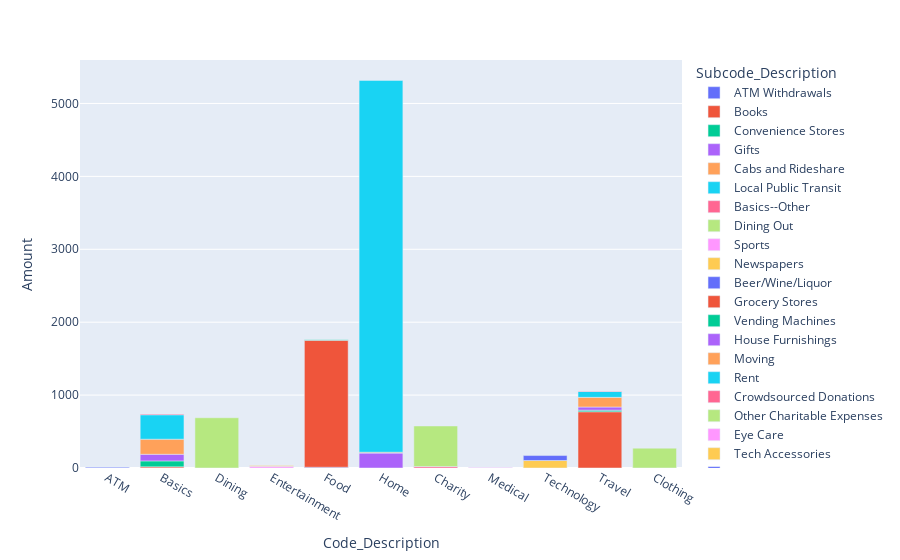

The cell this chart's notebook holds for it:
### Markdown cell above
First, I'll create a chart showing my annual spending for each subcode in my filtered subcode list. Each bar represents a particular code, and the bars themselves are made of 'stacked' sums for each transaction subcode.

### Code cell
# See https://plotly.com/python/bar-charts/
fig_yearly_spending_by_selected_subcodes = px.bar(df_expenses_by_selected_subcodes_by_year, x = 'Code_Description', y = 'Amount', color = 'Subcode_Description')
fig_yearly_spending_by_selected_subcodes.show()

### Figure 1 — Plotly figure (JSON) as saved in the notebook; plotly's stock layout.template omitted (floating-point values rounded to 4 significant figures)
{"data": [{"alignmentgroup": "True", "hovertemplate": "Subcode_Description=ATM Withdrawals<br>Code_Description=%{x}<br>Amount=%{y}<extra></extra>", "legendgroup": "ATM Withdrawals", "marker": {"color": "#636efa", "pattern": {"shape": ""}}, "name": "ATM Withdrawals", "offsetgroup": "ATM Withdrawals", "orientation": "v", "showlegend": true, "textposition": "auto", "type": "bar", "x": ["ATM"], "xaxis": "x", "y": [11.67], "yaxis": "y"}, {"alignmentgroup": "True", "hovertemplate": "Subcode_Description=Books<br>Code_Description=%{x}<br>Amount=%{y}<extra></extra>", "legendgroup": "Books", "marker": {"color": "#EF553B", "pattern": {"shape": ""}}, "name": "Books", "offsetgroup": "Books", "orientation": "v", "showlegend": true, "textposition": "auto", "type": "bar", "x": ["Basics"], "xaxis": "x", "y": [15.44], "yaxis": "y"}, {"alignmentgroup": "True", "hovertemplate": "Subcode_Description=Convenience Stores<br>Code_Description=%{x}<br>Amount=%{y}<extra></extra>", "legendgroup": "Convenience Stores", "marker": {"color": "#00cc96", "pattern": {"shape": ""}}, "name": "Convenience Stores", "offsetgroup": "Convenience Stores", "orientation": "v", "showlegend": true, "textposition": "auto", "type": "bar", "x": ["Basics"], "xaxis": "x", "y": [82.26], "yaxis": "y"}, {"alignmentgroup": "True", "hovertemplate": "Subcode_Description=Gifts<br>Code_Description=%{x}<br>Amount=%{y}<extra></extra>", "legendgroup": "Gifts", "marker": {"color": "#ab63fa", "pattern": {"shape": ""}}, "name": "Gifts", "offsetgroup": "Gifts", "orientation": "v", "showlegend": true, "textposition": "auto", "type": "bar", "x": ["Basics"], "xaxis": "x", "y": [90.39], "yaxis": "y"}, {"alignmentgroup": "True", "hovertemplate": "Subcode_Description=Cabs and Rideshare<br>Code_Description=%{x}<br>Amount=%{y}<extra></extra>", "legendgroup": "Cabs and Rideshare", "marker": {"color": "#FFA15A", "pattern": {"shape": ""}}, "name": "Cabs and Rideshare", "offsetgroup": "Cabs and Rideshare", "orientation": "v", "showlegend": true, "textposition": "auto", "type": "bar", "x": ["Basics"], "xaxis": "x", "y": [207.0], "yaxis": "y"}, {"alignmentgroup": "True", "hovertemplate": "Subcode_Description=Local Public Transit<br>Code_Description=%{x}<br>Amount=%{y}<extra></extra>", "legendgroup": "Local Public Transit", "marker": {"color": "#19d3f3", "pattern": {"shape": ""}}, "name": "Local Public Transit", "offsetgroup": "Local Public Transit", "orientation": "v", "showlegend": true, "textposition": "auto", "type": "bar", "x": ["Basics"], "xaxis": "x", "y": [335.3], "yaxis": "y"}, {"alignmentgroup": "True", "hovertemplate": "Subcode_Description=Basics--Other<br>Code_Description=%{x}<br>Amount=%{y}<extra></extra>", "legendgroup": "Basics--Other", "marker": {"color": "#FF6692", "pattern": {"shape": ""}}, "name": "Basics--Other", "offsetgroup": "Basics--Other", "orientation": "v", "showlegend": true, "textposition": "auto", "type": "bar", "x": ["Basics"], "xaxis": "x", "y": [11.28], "yaxis": "y"}, {"alignmentgroup": "True", "hovertemplate": "Subcode_Description=Dining Out<br>Code_Description=%{x}<br>Amount=%{y}<extra></extra>", "legendgroup": "Dining Out", "marker": {"color": "#B6E880", "pattern": {"shape": ""}}, "name": "Dining Out", "offsetgroup": "Dining Out", "orientation": "v", "showlegend": true, "textposition": "auto", "type": "bar", "x": ["Dining"], "xaxis": "x", "y": [689.4], "yaxis": "y"}, {"alignmentgroup": "True", "hovertemplate": "Subcode_Description=Sports<br>Code_Description=%{x}<br>Amount=%{y}<extra></extra>", "legendgroup": "Sports", "marker": {"color": "#FF97FF", "pattern": {"shape": ""}}, "name": "Sports", "offsetgroup": "Sports", "orientation": "v", "showlegend": true, "textposition": "auto", "type": "bar", "x": ["Entertainment"], "xaxis": "x", "y": [22.32], "yaxis": "y"}, {"alignmentgroup": "True", "hovertemplate": "Subcode_Description=Newspapers<br>Code_Description=%{x}<br>Amount=%{y}<extra></extra>", "legendgroup": "Newspapers", "marker": {"color": "#FECB52", "pattern": {"shape": ""}}, "name": "Newspapers", "offsetgroup": "Newspapers", "orientation": "v", "showlegend": true, "textposition": "auto", "type": "bar", "x": ["Entertainment"], "xaxis": "x", "y": [12], "yaxis": "y"}, {"alignmentgroup": "True", "hovertemplate": "Subcode_Description=Beer/Wine/Liquor<br>Code_Description=%{x}<br>Amount=%{y}<extra></extra>", "legendgroup": "Beer/Wine/Liquor", "marker": {"color": "#636efa", "pattern": {"shape": ""}}, "name": "Beer/Wine/Liquor", "offsetgroup": "Beer/Wine/Liquor", "orientation": "v", "showlegend": true, "textposition": "auto", "type": "bar", "x": ["Food"], "xaxis": "x", "y": [10.54], "yaxis": "y"}, {"alignmentgroup": "True", "hovertemplate": "Subcode_Description=Grocery Stores<br>Code_Description=%{x}<br>Amount=%{y}<extra></extra>", "legendgroup": "Grocery Stores", "marker": {"color": "#EF553B", "pattern": {"shape": ""}}, "name": "Grocery Stores", "offsetgroup": "Grocery Stores", "orientation": "v", "showlegend": true, "textposition": "auto", "type": "bar", "x": ["Food"], "xaxis": "x", "y": [1741.0], "yaxis": "y"}, {"alignmentgroup": "True", "hovertemplate": "Subcode_Description=Vending Machines<br>Code_Description=%{x}<br>Amount=%{y}<extra></extra>", "legendgroup": "Vending Machines", "marker": {"color": "#00cc96", "pattern": {"shape": ""}}, "name": "Vending Machines", "offsetgroup": "Vending Machines", "orientation": "v", "showlegend": true, "textposition": "auto", "type": "bar", "x": ["Food"], "xaxis": "x", "y": [9.61], "yaxis": "y"}, {"alignmentgroup": "True", "hovertemplate": "Subcode_Description=House Furnishings<br>Code_Description=%{x}<br>Amount=%{y}<extra></extra>", "legendgroup": "House Furnishings", "marker": {"color": "#ab63fa", "pattern": {"shape": ""}}, "name": "House Furnishings", "offsetgroup": "House Furnishings", "orientation": "v", "showlegend": true, "textposition": "auto", "type": "bar", "x": ["Home"], "xaxis": "x", "y": [204.1], "yaxis": "y"}, {"alignmentgroup": "True", "hovertemplate": "Subcode_Description=Moving<br>Code_Description=%{x}<br>Amount=%{y}<extra></extra>", "legendgroup": "Moving", "marker": {"color": "#FFA15A", "pattern": {"shape": ""}}, "name": "Moving", "offsetgroup": "Moving", "orientation": "v", "showlegend": true, "textposition": "auto", "type": "bar", "x": ["Home"], "xaxis": "x", "y": [12.52], "yaxis": "y"}, {"alignmentgroup": "True", "hovertemplate": "Subcode_Description=Rent<br>Code_Description=%{x}<br>Amount=%{y}<extra></extra>", "legendgroup": "Rent", "marker": {"color": "#19d3f3", "pattern": {"shape": ""}}, "name": "Rent", "offsetgroup": "Rent", "orientation": "v", "showlegend": true, "textposition": "auto", "type": "bar", "x": ["Home"], "xaxis": "x", "y": [5100], "yaxis": "y"}, {"alignmentgroup": "True", "hovertemplate": "Subcode_Description=Crowdsourced Donations<br>Code_Description=%{x}<br>Amount=%{y}<extra></extra>", "legendgroup": "Crowdsourced Donations", "marker": {"color": "#FF6692", "pattern": {"shape": ""}}, "name": "Crowdsourced Donations", "offsetgroup": "Crowdsourced Donations", "orientation": "v", "showlegend": true, "textposition": "auto", "type": "bar", "x": ["Charity"], "xaxis": "x", "y": [20], "yaxis": "y"}, {"alignmentgroup": "True", "hovertemplate": "Subcode_Description=Other Charitable Expenses<br>Code_Description=%{x}<br>Amount=%{y}<extra></extra>", "legendgroup": "Other Charitable Expenses", "marker": {"color": "#B6E880", "pattern": {"shape": ""}}, "name": "Other Charitable Expenses", "offsetgroup": "Other Charitable Expenses", "orientation": "v", "showlegend": true, "textposition": "auto", "type": "bar", "x": ["Charity"], "xaxis": "x", "y": [556.3], "yaxis": "y"}, {"alignmentgroup": "True", "hovertemplate": "Subcode_Description=Eye Care<br>Code_Description=%{x}<br>Amount=%{y}<extra></extra>", "legendgroup": "Eye Care", "marker": {"color": "#FF97FF", "pattern": {"shape": ""}}, "name": "Eye Care", "offsetgroup": "Eye Care", "orientation": "v", "showlegend": true, "textposition": "auto", "type": "bar", "x": ["Medical"], "xaxis": "x", "y": [6.12], "yaxis": "y"}, {"alignmentgroup": "True", "hovertemplate": "Subcode_Description=Tech Accessories<br>Code_Description=%{x}<br>Amount=%{y}<extra></extra>", "legendgroup": "Tech Accessories", "marker": {"color": "#FECB52", "pattern": {"shape": ""}}, "name": "Tech Accessories", "offsetgroup": "Tech Accessories", "orientation": "v", "showlegend": true, "textposition": "auto", "type": "bar", "x": ["Technology"], "xaxis": "x", "y": [102.6], "yaxis": "y"}, {"alignmentgroup": "True", "hovertemplate": "Subcode_Description=Video/Computer Games<br>Code_Description=%{x}<br>Amount=%{y}<extra></extra>", "legendgroup": "Video/Computer Games", "marker": {"color": "#636efa", "pattern": {"shape": ""}}, "name": "Video/Computer Games", "offsetgroup": "Video/Computer Games", "orientation": "v", "showlegend": true, "textposition": "auto", "type": "bar", "x": ["Technology"], "xaxis": "x", "y": [68.09], "yaxis": "y"}, {"alignmentgroup": "True", "hovertemplate": "Subcode_Description=Air Travel<br>Code_Description=%{x}<br>Amount=%{y}<extra></extra>", "legendgroup": "Air Travel", "marker": {"color": "#EF553B", "pattern": {"shape": ""}}, "name": "Air Travel", "offsetgroup": "Air Travel", "orientation": "v", "showlegend": true, "textposition": "auto", "type": "bar", "x": ["Travel"], "xaxis": "x", "y": [771.6], "yaxis": "y"}, {"alignmentgroup": "True", "hovertemplate": "Subcode_Description=Entertainment on Trips<br>Code_Description=%{x}<br>Amount=%{y}<extra></extra>", "legendgroup": "Entertainment on Trips", "marker": {"color": "#00cc96", "pattern": {"shape": ""}}, "name": "Entertainment on Trips", "offsetgroup": "Entertainment on Trips", "orientation": "v", "showlegend": true, "textposition": "auto", "type": "bar", "x": ["Travel"], "xaxis": "x", "y": [21.95], "yaxis": "y"}, {"alignmentgroup": "True", "hovertemplate": "Subcode_Description=Food on Trips<br>Code_Description=%{x}<br>Amount=%{y}<extra></extra>", "legendgroup": "Food on Trips", "marker": {"color": "#ab63fa", "pattern": {"shape": ""}}, "name": "Food on Trips", "offsetgroup": "Food on Trips", "orientation": "v", "showlegend": true, "textposition": "auto", "type": "bar", "x": ["Travel"], "xaxis": "x", "y": [43.13], "yaxis": "y"}, {"alignmentgroup": "True", "hovertemplate": "Subcode_Description=Hotels<br>Code_Description=%{x}<br>Amount=%{y}<extra></extra>", "legendgroup": "Hotels", "marker": {"color": "#FFA15A", "pattern": {"shape": ""}}, "name": "Hotels", "offsetgroup": "Hotels", "orientation": "v", "showlegend": true, "textposition": "auto", "type": "bar", "x": ["Travel"], "xaxis": "x", "y": [132.3], "yaxis": "y"}, {"alignmentgroup": "True", "hovertemplate": "Subcode_Description=Public Transit on Trips<br>Code_Description=%{x}<br>Amount=%{y}<extra></extra>", "legendgroup": "Public Transit on Trips", "marker": {"color": "#19d3f3", "pattern": {"shape": ""}}, "name": "Public Transit on Trips", "offsetgroup": "Public Transit on Trips", "orientation": "v", "showlegend": true, "textposition": "auto", "type": "bar", "x": ["Travel"], "xaxis": "x", "y": [80.67], "yaxis": "y"}, {"alignmentgroup": "True", "hovertemplate": "Subcode_Description=General Travel Expenses<br>Code_Description=%{x}<br>Amount=%{y}<extra></extra>", "legendgroup": "General Travel Expenses", "marker": {"color": "#FF6692", "pattern": {"shape": ""}}, "name": "General Travel Expenses", "offsetgroup": "General Travel Expenses", "orientation": "v", "showlegend": true, "textposition": "auto", "type": "bar", "x": ["Travel"], "xaxis": "x", "y": [5.42], "yaxis": "y"}, {"alignmentgroup": "True", "hovertemplate": "Subcode_Description=Clothes<br>Code_Description=%{x}<br>Amount=%{y}<extra></extra>", "legendgroup": "Clothes", "marker": {"color": "#B6E880", "pattern": {"shape": ""}}, "name": "Clothes", "offsetgroup": "Clothes", "orientation": "v", "showlegend": true, "textposition": "auto", "type": "bar", "x": ["Clothing"], "xaxis": "x", "y": [272.1], "yaxis": "y"}], "layout": {"barmode": "relative", "legend": {"title": {"text": "Subcode_Description"}, "tracegroupgap": 0}, "margin": {"t": 60}, "xaxis": {"anchor": "y", "domain": [0, 1], "title": {"text": "Code_Description"}}, "yaxis": {"anchor": "x", "domain": [0, 1], "title": {"text": "Amount"}}}}
